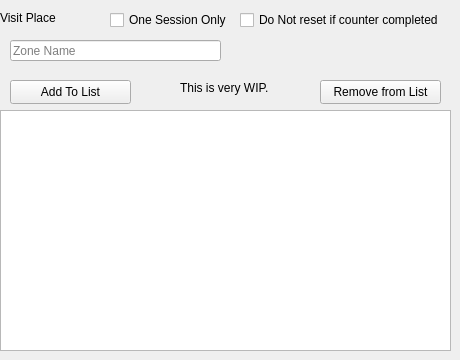
            <widget class="QWidget" name="tab_19">
             <attribute name="title">
              <string>Visit Place</string>
             </attribute>
             <widget class="QLabel" name="label_31">
              <property name="geometry">
               <rect>
                <x>0</x>
                <y>10</y>
                <width>101</width>
                <height>16</height>
               </rect>
              </property>
              <property name="text">
               <string>&lt;html&gt;&lt;head/&gt;&lt;body&gt;&lt;p&gt;Visit Place&lt;/p&gt;&lt;/body&gt;&lt;/html&gt;</string>
              </property>
             </widget>
             <widget class="QCheckBox" name="ZoneOneSessionOnly">
              <property name="geometry">
               <rect>
                <x>110</x>
                <y>10</y>
                <width>121</width>
                <height>20</height>
               </rect>
              </property>
              <property name="text">
               <string>One Session Only</string>
              </property>
             </widget>
             <widget class="QCheckBox" name="ZoneDoNotReset">
              <property name="geometry">
               <rect>
                <x>240</x>
                <y>10</y>
                <width>201</width>
                <height>20</height>
               </rect>
              </property>
              <property name="text">
               <string>Do Not reset if counter completed</string>
              </property>
             </widget>
             <widget class="QPushButton" name="ZoneRemoveFromList">
              <property name="geometry">
               <rect>
                <x>320</x>
                <y>80</y>
                <width>121</width>
                <height>24</height>
               </rect>
              </property>
              <property name="text">
               <string>Remove from List</string>
              </property>
             </widget>
             <widget class="QListWidget" name="ZoneVisitWidget">
              <property name="geometry">
               <rect>
                <x>0</x>
                <y>110</y>
                <width>451</width>
                <height>241</height>
               </rect>
              </property>
             </widget>
             <widget class="QPushButton" name="ZoneAddToList">
              <property name="geometry">
               <rect>
                <x>10</x>
                <y>80</y>
                <width>121</width>
                <height>24</height>
               </rect>
              </property>
              <property name="text">
               <string>Add To List</string>
              </property>
             </widget>
             <widget class="QLineEdit" name="FinishZoneName">
              <property name="geometry">
               <rect>
                <x>10</x>
                <y>40</y>
                <width>211</width>
                <height>21</height>
               </rect>
              </property>
              <property name="placeholderText">
               <string>Zone Name</string>
              </property>
             </widget>
             <widget class="QLabel" name="label_32">
              <property name="geometry">
               <rect>
                <x>180</x>
                <y>80</y>
                <width>91</width>
                <height>16</height>
               </rect>
              </property>
              <property name="text">
               <string>&lt;html&gt;&lt;head/&gt;&lt;body&gt;&lt;p&gt;This is very WIP.&lt;/p&gt;&lt;/body&gt;&lt;/html&gt;</string>
              </property>
             </widget>
            </widget>
